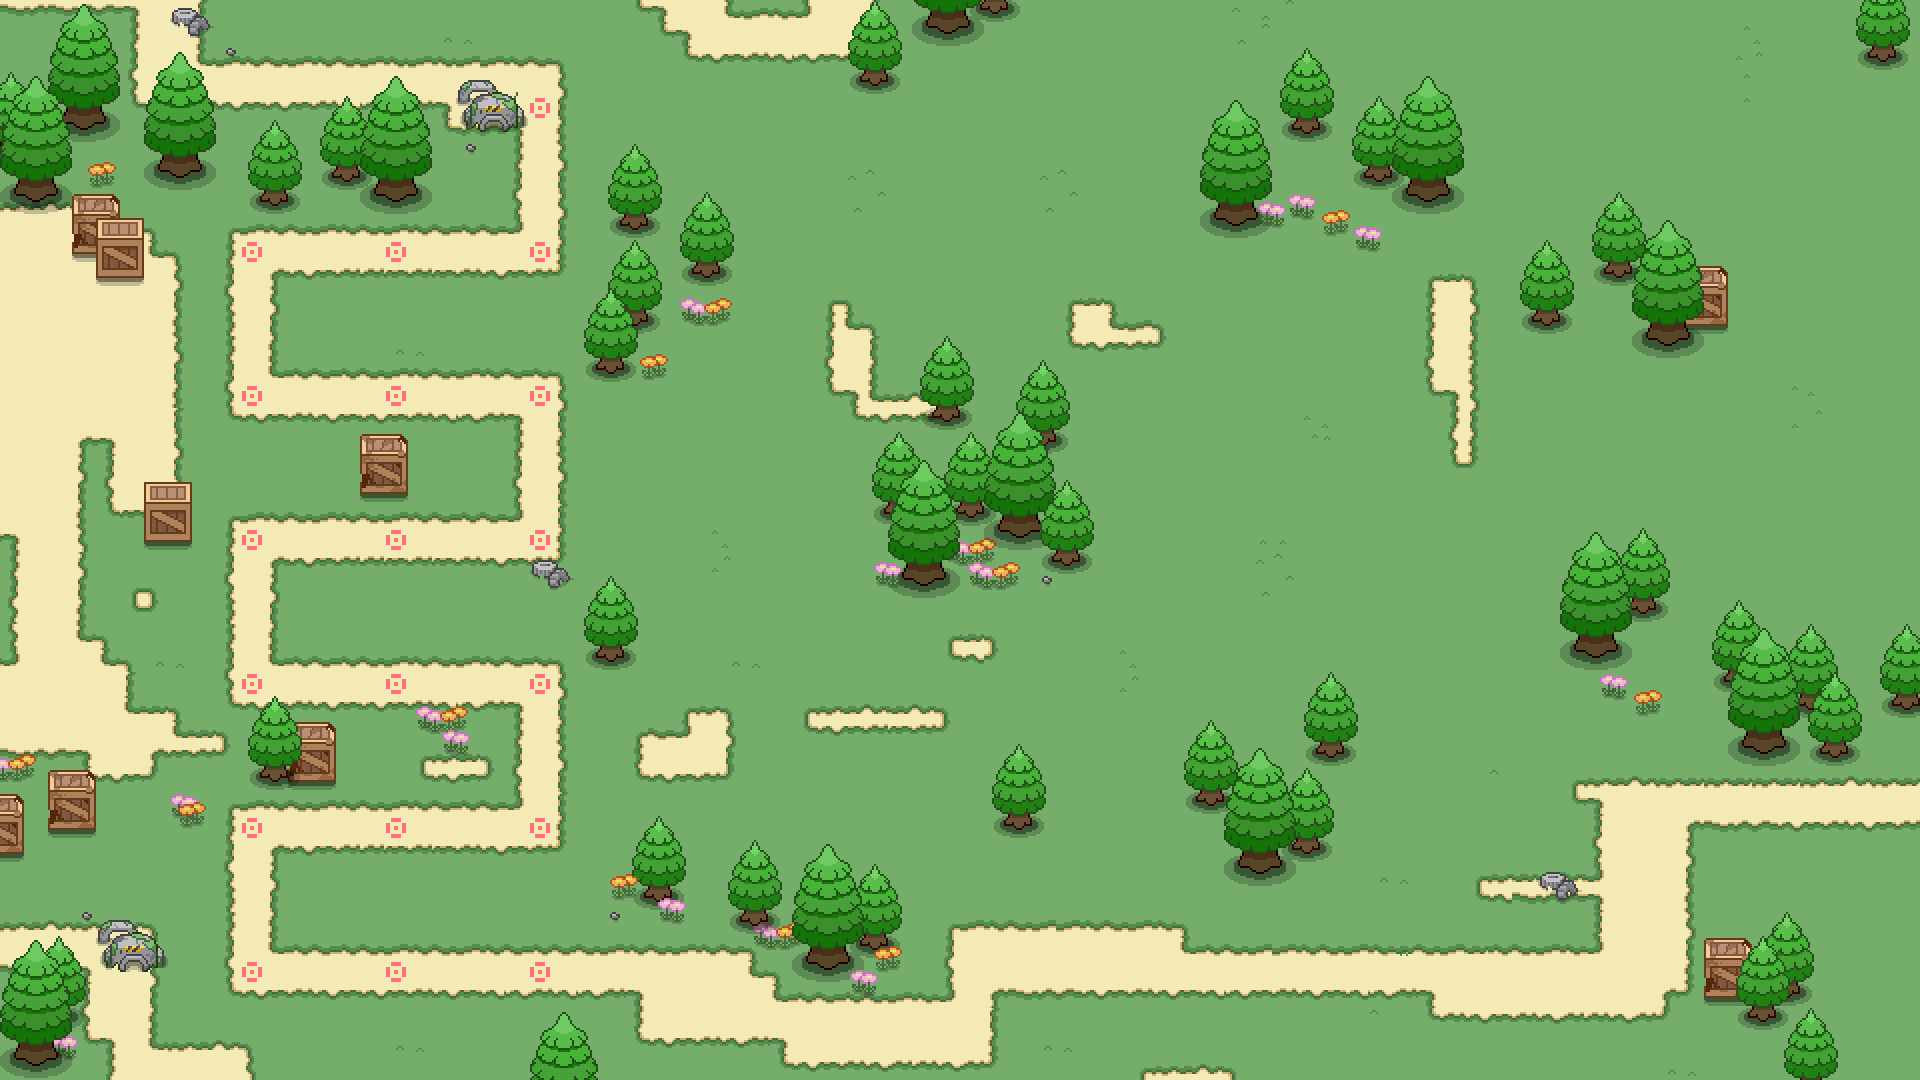

The image is a tile-based game level rendered from a .tmx file. Its description and source (layers, tilesets, objects; grid data summarised) follow:
An orthogonal 80x45 tile map with 24x24 px tiles, 5 tile layers (grounds, 1, 2, 3, ...), 1 hidden layer not drawn, 9 tilesets and 7 objects.

<map version="1.0" tiledversion="2017.12.07" orientation="orthogonal" renderorder="right-down" width="80" height="45" tilewidth="24" tileheight="24" infinite="0" nextobjectid="57">
 <tileset firstgid="1" name="bigtree" tilewidth="72" tileheight="138" tilecount="1" columns="1">
  <image source="big_tree.png" width="72" height="138" />
 </tileset>
 <tileset firstgid="2" name="smalltree" tilewidth="54" tileheight="99" tilecount="1" columns="1">
  <image source="tree2.png" width="54" height="99" />
 </tileset>
 <tileset firstgid="3" name="meta" tilewidth="24" tileheight="24" tilecount="3" columns="3">
  <image source="meta.png" width="72" height="24" />
  <tile id="0">
   <properties>
    <property name="pass" type="bool" value="false" />
   </properties>
  </tile>
  <tile id="2">
   <properties>
    <property name="pass" type="bool" value="true" />
   </properties>
  </tile>
 </tileset>
 <tileset firstgid="6" name="box_push" tilewidth="48" tileheight="68" tilecount="1" columns="1">
  <image source="box_push.png" width="48" height="68" />
 </tileset>
 <tileset firstgid="7" name="box2" tilewidth="48" tileheight="60" tilecount="1" columns="1">
  <image source="box2.png" width="48" height="60" />
 </tileset>
 <tileset firstgid="8" name="box3" tilewidth="48" tileheight="60" tilecount="1" columns="1">
  <image source="box3.png" width="48" height="60" />
 </tileset>
 <tileset firstgid="9" name="box1" tilewidth="48" tileheight="60" tilecount="1" columns="1">
  <image source="box1.png" width="48" height="60" />
 </tileset>
 <tileset firstgid="10" name="pathtag" tilewidth="24" tileheight="24" tilecount="3" columns="3">
  <image source="pathtag.png" width="72" height="24" />
 </tileset>
 <tileset firstgid="13" name="chapter1" tilewidth="24" tileheight="24" tilecount="1728" columns="32">
  <image source="chapter1.png" width="768" height="1296" />
 </tileset>
 <layer name="grounds" width="80" height="45">
  <data>[3600 cells, 3600 non-empty, 52 distinct tile ids]</data>
 </layer>
 <layer name="1" width="80" height="45">
  <data>[3600 cells, 595 non-empty, 85 distinct tile ids]</data>
 </layer>
 <layer name="2" width="80" height="45">
  <data>[3600 cells, 322 non-empty, 50 distinct tile ids]</data>
 </layer>
 <layer name="3" width="80" height="45">
  <data>[3600 cells, 20 non-empty, 16 distinct tile ids]</data>
 </layer>
 <layer name="pathtag" width="80" height="45">
  <data>[3600 cells, 19 non-empty, 1 distinct tile ids]</data>
 </layer>
 <objectgroup name="gameObj">
  <object id="44" gid="2" x="483.333" y="627.667" width="54" height="99" />
  <object id="45" gid="1" x="330.333" y="797" width="72" height="138" />
  <object id="46" gid="2" x="256.667" y="482.5" width="54" height="99" />
  <object id="47" gid="1" x="186.667" y="825.667" width="72" height="138" />
  <object id="52" gid="1" x="299" y="518" width="72" height="138" />
  <object id="54" gid="2" x="411" y="907.5" width="54" height="99" />
  <object id="55" gid="2" x="369" y="942.5" width="54" height="99" />
 </objectgroup>
 <layer name="meta" width="80" height="45" visible="0" opacity="0.53">
  <data>[3600 cells, 109 non-empty, 1 distinct tile ids]</data>
 </layer>
</map>
